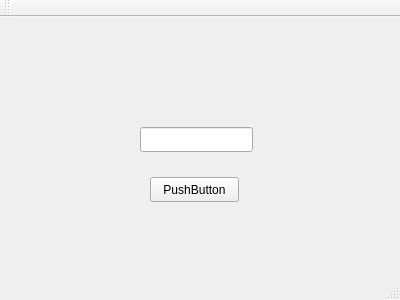
<?xml version="1.0" encoding="UTF-8"?>
<ui version="4.0">
 <class>MainWindow</class>
 <widget class="QMainWindow" name="MainWindow">
  <property name="geometry">
   <rect>
    <x>0</x>
    <y>0</y>
    <width>400</width>
    <height>300</height>
   </rect>
  </property>
  <property name="windowTitle">
   <string>MainWindow</string>
  </property>
  <widget class="QWidget" name="centralWidget">
   <widget class="QLineEdit" name="lineEdit">
    <property name="geometry">
     <rect>
      <x>140</x>
      <y>110</y>
      <width>113</width>
      <height>25</height>
     </rect>
    </property>
   </widget>
   <widget class="QPushButton" name="pushButton">
    <property name="geometry">
     <rect>
      <x>150</x>
      <y>160</y>
      <width>89</width>
      <height>25</height>
     </rect>
    </property>
    <property name="text">
     <string>PushButton</string>
    </property>
   </widget>
  </widget>
  <widget class="QMenuBar" name="menuBar">
   <property name="geometry">
    <rect>
     <x>0</x>
     <y>0</y>
     <width>400</width>
     <height>22</height>
    </rect>
   </property>
  </widget>
  <widget class="QToolBar" name="mainToolBar">
   <attribute name="toolBarArea">
    <enum>TopToolBarArea</enum>
   </attribute>
   <attribute name="toolBarBreak">
    <bool>false</bool>
   </attribute>
  </widget>
  <widget class="QStatusBar" name="statusBar"/>
 </widget>
 <layoutdefault spacing="6" margin="11"/>
 <resources/>
 <connections/>
</ui>
